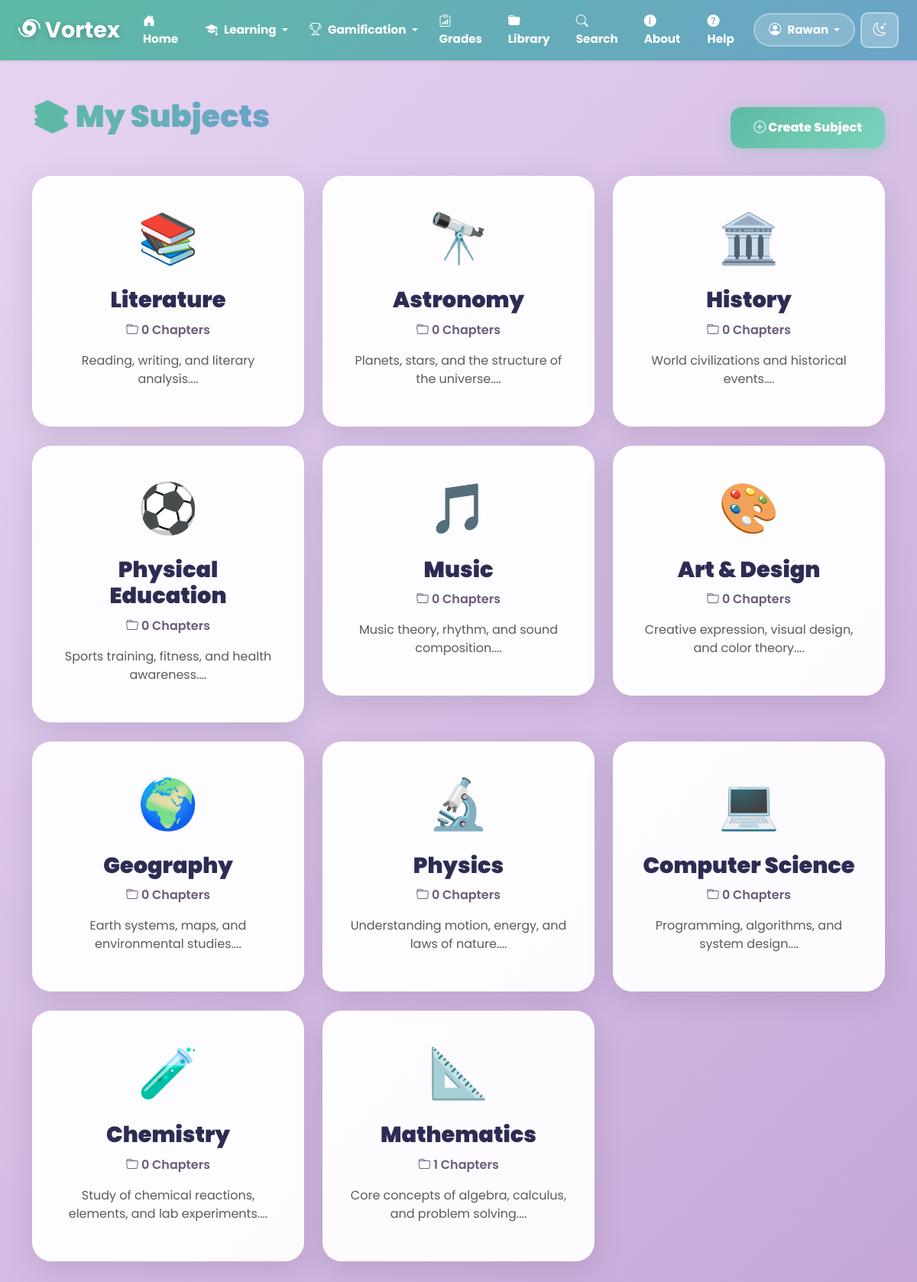
/subjects (signed in), run on the app's committed database.
### models.py (models this page shows, shortened)
class User(UserMixin, db.Model):
    __tablename__ = 'user'
    id = db.Column(db.Integer, primary_key=True)
    username = db.Column(db.String(80), unique=True, nullable=False, index=True)
    email = db.Column(db.String(120), unique=True, nullable=False, index=True)
    password = db.Column(db.String(200), nullable=False)
    score = db.Column(db.Integer, default=0, index=True)
    level = db.Column(db.Integer, default=1)
    created_at = db.Column(db.DateTime, default=datetime.utcnow, index=True)
    uploads = db.relationship('Upload', backref='user', lazy='dynamic', cascade='all, delete-orphan')
    quiz_results = db.relationship('QuizResult', backref='user', lazy='dynamic', cascade='all, delete-orphan')
    battle_participations = db.relationship('BattleParticipant', backref='user', lazy='dynamic', cascade='all, delete-orphan')
    reviews = db.relationship('Review', backref='user', lazy='dynamic', cascade='all, delete-orphan')
    puzzle_games = db.relationship('PuzzleGame', backref='user', lazy='dynamic', cascade='all, delete-orphan')
    subjects = db.relationship('Subject', backref='user', lazy='dynamic', cascade='all, delete-orphan')

class Subject(db.Model):
    __tablename__ = 'subject'
    id = db.Column(db.Integer, primary_key=True)
    name = db.Column(db.String(100), nullable=False)
    description = db.Column(db.Text, nullable=True)
    icon = db.Column(db.String(50), default='📘')
    color = db.Column(db.String(20), default='#5DBAA4')
    user_id = db.Column(db.Integer, db.ForeignKey('user.id', ondelete='CASCADE'), nullable=False, index=True)
    created_at = db.Column(db.DateTime, default=datetime.utcnow, index=True)
    chapters = db.relationship('Chapter', backref='subject', lazy='dynamic', cascade='all, delete-orphan', order_by='Chapter.order')

### app.py (the view)
@app.route('/subjects')
@login_required
def subjects():
    user_subjects = Subject.query.filter_by(user_id=current_user.id).order_by(Subject.created_at.desc()).all()
    return render_template('subjects.html', subjects=user_subjects)

### app.py (called while the page is built)
@login_manager.user_loader
def load_user(user_id):
    return User.query.get(int(user_id))

### templates/subjects.html (shortened to what this page needs)
<!DOCTYPE html>
<html lang="en">
<head>
    <link href="https://cdn.jsdelivr.net/npm/bootstrap@5.3.2/dist/css/bootstrap.min.css" rel="stylesheet">
    <link href="https://cdn.jsdelivr.net/npm/bootstrap-icons/font/bootstrap-icons.css" rel="stylesheet">
</head>
<body class="light-mode">
{% include 'navbar.html' %}
<div class="container mt-5 mb-5">
    <div class="d-flex justify-content-between align-items-center mb-4">
        <h1 class="page-title">
            📚 My Subjects
        </h1>
        <a href="{{ url_for('create_subject') }}" class="btn btn-create">
            <i class="bi bi-plus-circle"></i> Create Subject
        </a>
    </div>
    {% if subjects %}
    <div class="row">
        {% for subject in subjects %}
        <div class="col-md-4">
            <div class="subject-card" onclick="window.location.href='{{ url_for('view_subject', subject_id=subject.id) }}'">
                <div class="subject-icon">{{ subject.icon }}</div>
                <h3 class="subject-title">{{ subject.name }}</h3>
                <p class="chapter-count">
                    <i class="bi bi-folder"></i> {{ subject.chapters.count() }} Chapters
                </p>
                {% if subject.description %}
                <p class="text-muted mt-2">{{ subject.description[:100] }}...</p>
                {% endif %}
            </div>
        </div>
        {% endfor %}
    </div>
    {% endif %}
</div>
</body>
</html>

### templates/navbar.html (shortened to what this page needs)
<nav class="navbar navbar-expand-lg px-4 shadow-sm">
    <a class="navbar-brand fw-bold" href="{{ url_for('home') }}">
        <i class="bi bi-hurricane"></i> Vortex
    </a>
    <div class="collapse navbar-collapse" id="navbarMenu">
        <ul class="navbar-nav ms-auto align-items-center">
            <li class="nav-item">
                <a class="nav-link" href="{{ url_for('home') }}">
                    <i class="bi bi-house-door-fill"></i> Home
                </a>
            </li>
            {% if current_user.is_authenticated %}
            <li class="nav-item dropdown">
                <a class="nav-link dropdown-toggle" href="#" id="learningDropdown"
                   role="button" data-bs-toggle="dropdown" aria-expanded="false">
                    <i class="bi bi-mortarboard-fill"></i> Learning
                </a>
            </li>
            <li class="nav-item dropdown">
                <a class="nav-link dropdown-toggle" href="#" id="gamificationDropdown"
                   role="button" data-bs-toggle="dropdown" aria-expanded="false">
                    <i class="bi bi-trophy"></i> Gamification
                </a>
            </li>
            <li class="nav-item">
                <a class="nav-link" href="{{ url_for('grading_center') }}">
                    <i class="bi bi-clipboard-data"></i> Grades
                </a>
            </li>
            <li class="nav-item">
                <a class="nav-link" href="{{ url_for('shared_library') }}">
                    <i class="bi bi-folder-fill"></i> Library
                </a>
            </li>
            <li class="nav-item">
                <a class="nav-link" href="{{ url_for('search') }}">
                    <i class="bi bi-search"></i> Search
                </a>
            </li>
            {% endif %}
            <li class="nav-item">
                <a class="nav-link" href="{{ url_for('about') }}">
                    <i class="bi bi-info-circle-fill"></i> About
                </a>
            </li>
            <li class="nav-item">
                <a class="nav-link" href="{{ url_for('help_page') }}">
                    <i class="bi bi-question-circle-fill"></i> Help
                </a>
            </li>
            {% if current_user.is_authenticated %}
            <li class="nav-item dropdown">
                <a class="nav-link dropdown-toggle user-dropdown" href="#" id="userDropdown"
                   role="button" data-bs-toggle="dropdown" aria-expanded="false">
                    <i class="bi bi-person-circle"></i> {{ current_user.username }}
                </a>
            </li>
            {% endif %}
            <li class="nav-item">
                <button id="toggle-mode" class="btn btn-mode">
                    <i class="bi bi-moon-stars"></i>
                </button>
            </li>
        </ul>
    </div>
</nav>

### templates/subjects.html (style rules this page uses)
* { font-family: 'Poppins', sans-serif; }
body.light-mode { background: linear-gradient(135deg, #E8D5F2 0%, #C4A7D7 100%); min-height: 100vh; }
.subject-card { background: rgba(255, 255, 255, 0.95); border-radius: 25px; border: 4px solid rgba(255, 255, 255, 0.6); box-shadow: 0 10px 35px rgba(108, 91, 123, 0.2); transition: all 0.3s ease; cursor: pointer; padding: 30px; margin-bottom: 25px; text-align: center; }
.subject-icon { font-size: 4rem; margin-bottom: 15px; }
.subject-title { font-size: 1.8rem; font-weight: 900; margin-bottom: 10px; color: #2C2C54; }
.chapter-count { font-size: 1rem; color: #6C5B7B; font-weight: 600; }
.btn-create { background: linear-gradient(135deg, #5DBAA4, #7DD3BD); color: white; border: none; border-radius: 15px; padding: 15px 30px; font-weight: 800; box-shadow: 0 5px 20px rgba(93, 186, 164, 0.3); transition: all 0.3s ease; }
.page-title { font-weight: 900; background: linear-gradient(90deg, #5DBAA4, #6BA3C8); -webkit-background-clip: text; -webkit-text-fill-color: transparent; margin-bottom: 30px; }

### templates/navbar.html (style rules this page uses)
.navbar { background: linear-gradient(135deg, #5DBAA4, #6BA3C8); transition: all 0.5s ease; box-shadow: 0 4px 20px rgba(93, 186, 164, 0.3); backdrop-filter: blur(10px); position: fixed !important; top: 0; left: 0; right: 0; z-index: 1050; }
body { padding-top: 80px; }
.navbar-brand { color: white !important; font-size: 1.8rem; font-weight: 900; text-shadow: 0 2px 10px rgba(0,0,0,0.2); transition: transform 0.3s ease; }
.navbar-brand i { animation: spin 3s linear infinite; }
.navbar-nav { gap: 0 !important; }
.nav-link { color: white !important; font-weight: 700; transition: all 0.3s ease; padding: 8px 12px !important; margin: 0 2px; border-radius: 10px; font-size: 0.95rem; }
.nav-link i { margin-right: 5px; font-size: 1rem; }
.user-dropdown { background: rgba(255,255,255,0.2); border-radius: 25px; padding: 8px 18px !important; border: 2px solid rgba(255,255,255,0.3); }
.btn-mode { background: rgba(255,255,255,0.25); border: 2px solid rgba(255,255,255,0.4); color: white; border-radius: 10px; padding: 8px 14px; transition: all 0.3s ease; font-size: 1.1rem; margin-left: 5px; }

### data on the page
User: username "Rawan"
Subject: icon "📚", name "Literature", chapters.count "0", description "Reading, writing, and literary analysis."
Subject: icon "🔭", name "Astronomy", chapters.count "0", description "Planets, stars, and the structure of the universe."
Subject: icon "🏛️", name "History", chapters.count "0", description "World civilizations and historical events."
Subject: icon "⚽", name "Physical Education", chapters.count "0", description "Sports training, fitness, and health awareness."
Subject: icon "🎵", name "Music", chapters.count "0", description "Music theory, rhythm, and sound composition."
Subject: icon "🎨", name "Art & Design", chapters.count "0", description "Creative expression, visual design, and color theory."
Subject: icon "🌍", name "Geography", chapters.count "0", description "Earth systems, maps, and environmental studies."
Subject: icon "🔬", name "Physics", chapters.count "0", description "Understanding motion, energy, and laws of nature."
Subject: icon "💻", name "Computer Science", chapters.count "0", description "Programming, algorithms, and system design."
Subject: icon "🧪", name "Chemistry", chapters.count "0", description "Study of chemical reactions, elements, and lab experiments."
Subject: icon "📐", name "Mathematics", chapters.count "1", description "Core concepts of algebra, calculus, and problem solving."
